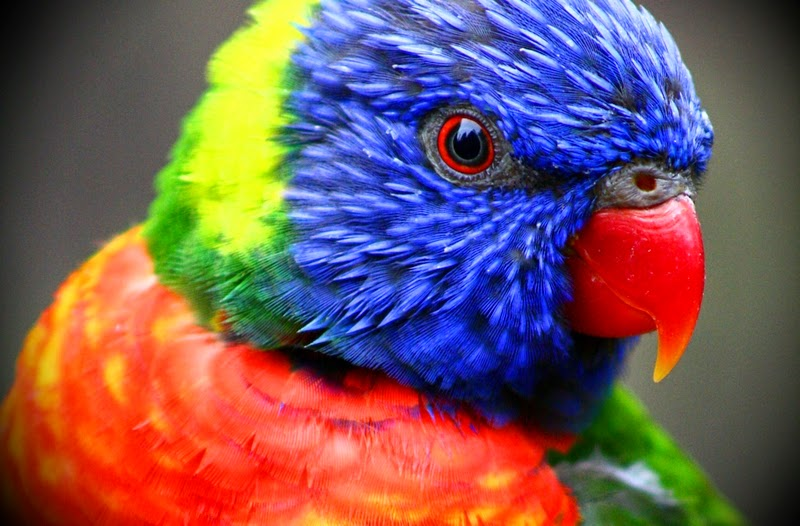
#> input picture bird.jpeg, 800 x 526 px
$ python color_histogram.py
#> lines starting #> are read from the running program, lines starting #| are printed output that depends on the picture
import numpy as np
import matplotlib.pyplot as plt
import imageio.v3 as iio
import skimage
import skimage.draw
from PIL import Image

fname = "bird.jpeg"

colors = ("red", "green", "blue")

image = Image.open(fname)
#> image is the input picture: PIL image 800x526 RGB; mean R, G, B 120.2, 88.6, 91.4

plant_seedling = np.asarray(image)

for channel_id, color in enumerate(colors):
    histogram, bin_edges = np.histogram(
        plant_seedling[:, :, channel_id], bins=256, range=(0, 256)
    )
    plt.plot(bin_edges[0:-1], histogram, color=color)


plt.title("Color Histogram")
plt.xlabel("Color value")
plt.ylabel("Pixel count")

plt.plot(bin_edges[0:-1], histogram)  # <- or here

plt.show()
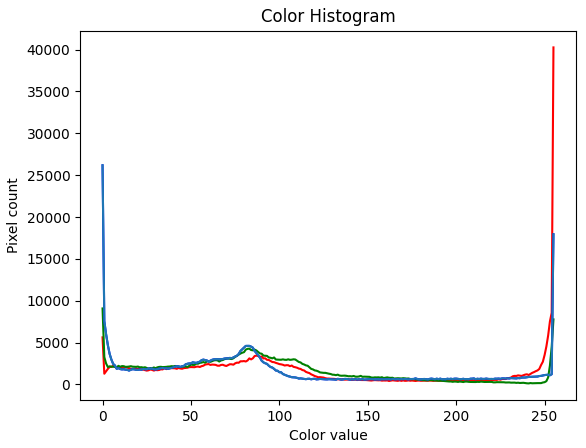
#> figure drawn by matplotlib, 1 panel; curve peaks at x = 255, y = 40266; curve peaks at x = 0, y = 9079; curve peaks at x = 0, y = 26186
